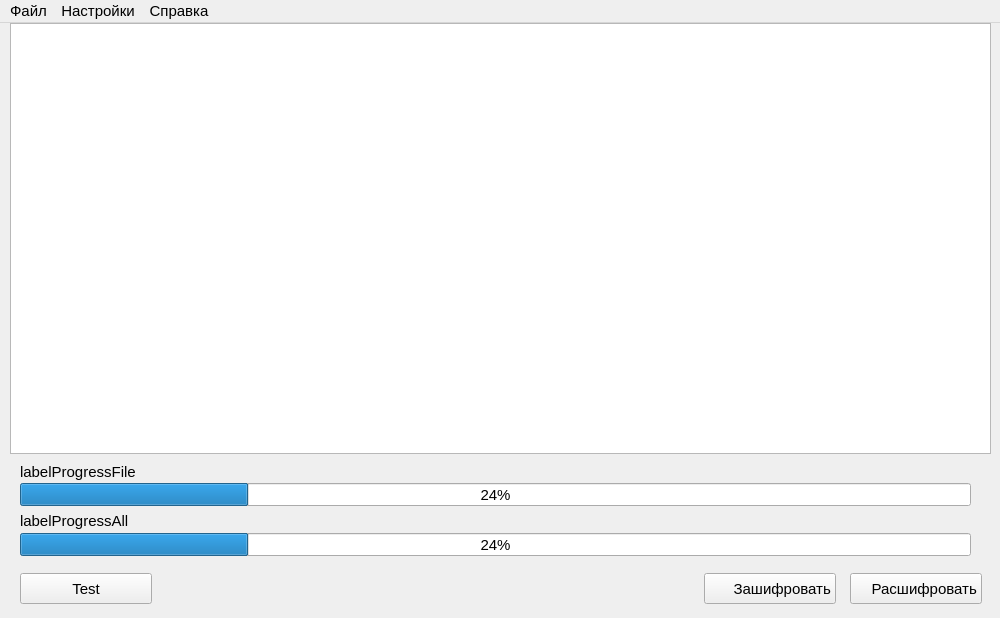
<?xml version="1.0" encoding="UTF-8"?>
<ui version="4.0">
 <class>GranitCryptClass</class>
 <widget class="QMainWindow" name="GranitCryptClass">
  <property name="geometry">
   <rect>
    <x>0</x>
    <y>0</y>
    <width>1000</width>
    <height>618</height>
   </rect>
  </property>
  <property name="maximumSize">
   <size>
    <width>1000</width>
    <height>618</height>
   </size>
  </property>
  <property name="font">
   <font>
    <pointsize>11</pointsize>
   </font>
  </property>
  <property name="windowTitle">
   <string>Система защита данных &quot;Роза&quot; MIT License</string>
  </property>
  <property name="styleSheet">
   <string notr="true"/>
  </property>
  <widget class="QWidget" name="centralWidget">
   <widget class="QPushButton" name="pushButtonDecrypt">
    <property name="geometry">
     <rect>
      <x>850</x>
      <y>550</y>
      <width>132</width>
      <height>31</height>
     </rect>
    </property>
    <property name="font">
     <font>
      <pointsize>11</pointsize>
     </font>
    </property>
    <property name="styleSheet">
     <string notr="true">text-align:right;
background-image: url(&quot;Image/decrypted&quot;);
background-repeat: no-repeat;
background-position: left </string>
    </property>
    <property name="text">
     <string>Расшифровать </string>
    </property>
   </widget>
   <widget class="QProgressBar" name="progressBarAll">
    <property name="geometry">
     <rect>
      <x>20</x>
      <y>510</y>
      <width>951</width>
      <height>23</height>
     </rect>
    </property>
    <property name="value">
     <number>24</number>
    </property>
   </widget>
   <widget class="QPushButton" name="pushButtonCrypt">
    <property name="geometry">
     <rect>
      <x>704</x>
      <y>550</y>
      <width>132</width>
      <height>31</height>
     </rect>
    </property>
    <property name="font">
     <font>
      <pointsize>11</pointsize>
     </font>
    </property>
    <property name="styleSheet">
     <string notr="true">text-align:right;
background-image: url(&quot;Image/encrypted.png&quot;);
background-repeat: no-repeat;
background-position: left </string>
    </property>
    <property name="text">
     <string>Зашифровать </string>
    </property>
   </widget>
   <widget class="QLabel" name="labelProgressFile">
    <property name="geometry">
     <rect>
      <x>20</x>
      <y>438</y>
      <width>911</width>
      <height>21</height>
     </rect>
    </property>
    <property name="text">
     <string>labelProgressFile</string>
    </property>
   </widget>
   <widget class="QPlainTextEdit" name="plainTextEditFiles">
    <property name="geometry">
     <rect>
      <x>10</x>
      <y>0</y>
      <width>981</width>
      <height>431</height>
     </rect>
    </property>
    <property name="readOnly">
     <bool>true</bool>
    </property>
   </widget>
   <widget class="QProgressBar" name="progressBarFile">
    <property name="geometry">
     <rect>
      <x>20</x>
      <y>460</y>
      <width>951</width>
      <height>23</height>
     </rect>
    </property>
    <property name="value">
     <number>24</number>
    </property>
    <property name="textVisible">
     <bool>true</bool>
    </property>
   </widget>
   <widget class="QLabel" name="labelProgressAll">
    <property name="geometry">
     <rect>
      <x>20</x>
      <y>490</y>
      <width>921</width>
      <height>16</height>
     </rect>
    </property>
    <property name="text">
     <string>labelProgressAll</string>
    </property>
   </widget>
   <widget class="QPushButton" name="pushButtonSelectKey">
    <property name="geometry">
     <rect>
      <x>20</x>
      <y>550</y>
      <width>132</width>
      <height>31</height>
     </rect>
    </property>
    <property name="font">
     <font>
      <pointsize>11</pointsize>
     </font>
    </property>
    <property name="styleSheet">
     <string notr="true"/>
    </property>
    <property name="text">
     <string>Test</string>
    </property>
   </widget>
  </widget>
  <widget class="QMenuBar" name="menuBar">
   <property name="geometry">
    <rect>
     <x>0</x>
     <y>0</y>
     <width>1000</width>
     <height>26</height>
    </rect>
   </property>
   <property name="font">
    <font>
     <pointsize>11</pointsize>
    </font>
   </property>
   <widget class="QMenu" name="menu_File">
    <property name="font">
     <font>
      <pointsize>11</pointsize>
     </font>
    </property>
    <property name="title">
     <string>Файл</string>
    </property>
    <addaction name="actionOpenFile"/>
    <addaction name="actionExit"/>
   </widget>
   <widget class="QMenu" name="menuHelp">
    <property name="font">
     <font>
      <pointsize>11</pointsize>
     </font>
    </property>
    <property name="title">
     <string>Справка</string>
    </property>
    <addaction name="actionHelp"/>
   </widget>
   <widget class="QMenu" name="menuSettings">
    <property name="title">
     <string>Настройки</string>
    </property>
    <addaction name="actionDbPath"/>
    <addaction name="actionResetSetings"/>
   </widget>
   <addaction name="menu_File"/>
   <addaction name="menuSettings"/>
   <addaction name="menuHelp"/>
  </widget>
  <action name="actionOpenFile">
   <property name="text">
    <string>Открыть</string>
   </property>
  </action>
  <action name="actionExit">
   <property name="text">
    <string>Выход</string>
   </property>
  </action>
  <action name="actionHelp">
   <property name="text">
    <string>О программе</string>
   </property>
  </action>
  <action name="actionDbPath">
   <property name="text">
    <string>Сгенерировать ключ</string>
   </property>
   <property name="font">
    <font>
     <pointsize>11</pointsize>
    </font>
   </property>
  </action>
  <action name="actionResetSetings">
   <property name="text">
    <string>Сброс настроек</string>
   </property>
   <property name="font">
    <font>
     <pointsize>11</pointsize>
    </font>
   </property>
  </action>
  <action name="actiondffd">
   <property name="text">
    <string>dffd</string>
   </property>
  </action>
  <action name="actionSaveCert">
   <property name="text">
    <string>Сохранить сертификаты</string>
   </property>
  </action>
 </widget>
 <layoutdefault spacing="6" margin="11"/>
 <resources>
  <include location="GranitCrypt.qrc"/>
 </resources>
 <connections/>
</ui>
